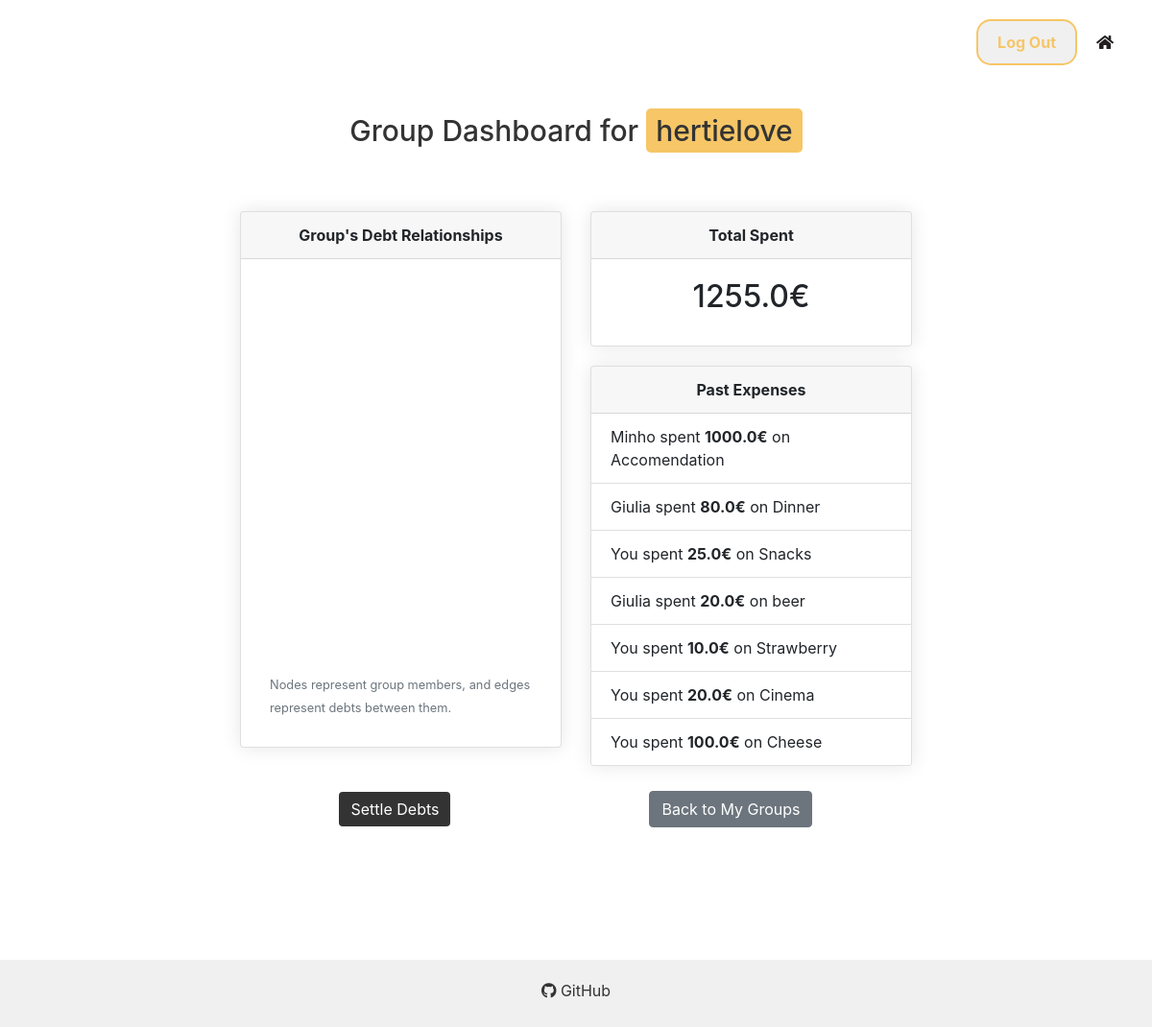
/group_dashboard/1 (signed in), run on the app's committed database.
### app/models.py (models this page shows)
class Group(db.Model):
    id = db.Column(db.Integer, primary_key=True)
    name = db.Column(db.String(100), nullable=False)
    expenses = db.relationship('Expense', backref='group')

class User(db.Model, UserMixin):
    id = db.Column(db.Integer, primary_key=True)
    first_name = db.Column(db.String(100), nullable=False)
    last_name = db.Column(db.String(100), nullable=False)
    username = db.Column(db.String(80), unique=True, nullable=False)
    password = db.Column(db.String(80), nullable=False)
    paypal_username = db.Column(db.String(80), unique=True, nullable=False)
    groups = db.relationship('Group', secondary='user_group', backref='members')
    expenses_paid = db.relationship('Expense', backref='payer', foreign_keys='Expense.payer_id')

class Expense(db.Model):
    id = db.Column(db.Integer, primary_key=True)
    description = db.Column(db.String(255), nullable=False)
    amount = db.Column(db.Float, nullable=False)
    payer_id = db.Column(db.Integer, db.ForeignKey('user.id'), nullable=False)
    group_id = db.Column(db.Integer, db.ForeignKey('group.id'), nullable=False)
    debtors = db.relationship('User', secondary='expense_debtors', backref=db.backref('debts'))
    settled = db.Column(db.Boolean, default=False, nullable=False)

### app/routes.py (the view)
    @app.route('/group_dashboard/<int:group_id>', methods=['GET'])
    @login_required
    def group_dashboard(group_id):
        group = Group.query.get_or_404(group_id)
        expenses = Expense.query.filter_by(group_id=group_id).all()
        total_spent = sum(expense.amount for expense in expenses)
        past_expenses = [
            {
                'spender': "You" if expense.payer_id == current_user.id else User.query.get(
                    expense.payer_id).first_name,
                'amount': expense.amount,
                'description': expense.description
            } for expense in expenses
        ]
        nodes = set()
        edges = []
        for expense in expenses:
            nodes.add(expense.payer_id)  # Ensure payer is added as a node
            split_amount = expense.amount / max(len(expense.debtors), 1)  # Safely handle division
            for debtor in expense.debtors:
                if debtor.id != expense.payer_id:
                    nodes.add(debtor.id)
                    edges.append({
                        'from': expense.payer_id,
                        'to': debtor.id,
                        'label': f"€{split_amount:.2f}"
                    })
        nodes = [{'id': node_id, 'label': User.query.get(node_id).first_name} for node_id in nodes]
        return render_template('group_dashboard.html', group=group, total_spent=total_spent,
                               past_expenses=past_expenses, nodes=nodes, edges=edges, group_id= group_id)

### app/__init__.py (called while the page is built)
@login_manager.user_loader
def load_user(user_id):
    from app.models import User  # Move this import inside the user_loader function
    return User.query.get(int(user_id))

### app/templates/group_dashboard.html (shortened to what this page needs)
{% extends 'layout.html' %}
{% block content %}
<h1 class="dashboard-title">Group Dashboard for <span class="highlight">{{ group.name }}</span></h1>
<div class="container mt-3">
    <div class="row">
        <div class="col-md-6 mb-3">
            <div class="card">
                <div class="card-header text-center font-weight-bold">
                    Group's Debt Relationships
                </div>
                <div class="card-body" style="padding: 30px;">
                    <div id="debtGraph" style="height: 400px;"></div>
                    <small class="text-muted mt-3">Nodes represent group members, and edges represent debts between them.</small>
                </div>
            </div>
        </div>
        <div class="col-md-6">
            <div class="card">
                <div class="card-header text-center font-weight-bold">
                    Total Spent
                </div>
                <div class="card-body text-center">
                    <h2 class="card-title">{{ total_spent }}€</h2>
                </div>
            </div>
            <div class="card mb-3">
                <div class="card-header text-center font-weight-bold">
                    Past Expenses
                </div>
                <ul class="list-group list-group-flush">
                    {% for expense in past_expenses %}
                    <li class="list-group-item">{{ expense.spender }} spent <b>{{ expense.amount }}€</b> on {{ expense.description }}</li>
                    {% endfor %}
                </ul>
            </div>
        </div>
    </div>
    <div  class="button-container">
        <a href="{{ url_for('settle_debts', group_id=group.id) }}" class="btn btn-primary center-button">Settle Debts</a>
        <a href="{{ url_for('dashboard') }}" class="btn btn-secondary center-button">Back to My Groups</a>
    </div>
</div>
{% endblock %}

### app/static/styles.css (style rules this page uses)
body h1 { font-size: 30px; }
.dashboard-title { color: #333; text-align: center; font-size: 30px; }
.highlight { background-color: #F6C667; padding: 5px 10px; border-radius: 5px; }
html, body { height: 100%; margin: 0; padding: 0; }
body { display: flex; flex-direction: column; }
.container { padding: 30px; }
.text-center { text-align: center; }
h2, h3 { color: var(--eerie-black); margin-bottom: 20px; }
.card { margin-top: 20px; box-shadow: 0 0 20px rgba(0, 0, 0, 0.1); }
.card-header { background-color: var(--periwinkle); }
.card-body { padding: 20px; }
a { color: var(--saffron); text-decoration: none; }
.btn-primary { background-color: #333 !important; color: white !important; border: none !important; padding: 10px 20px; font-size: 16px; text-align: center !important; display: inline-block !important; margin: 10px auto; cursor: pointer; }
.center-button { display: block; margin: 10px auto; text-align: center; }
.button-container { display: flex; justify-content: center; align-items: center; }

### data on the page
Group: name "hertielove"
User: spender "Minho"
Expense: amount "1000.0", description "Accomendation"
User: spender "Giulia" "Giulia"
Expense: amount "80.0", description "Dinner"
Expense: spender "You", amount "25.0", description "Snacks"
Expense: amount "20.0", description "beer"
Expense: spender "You", amount "10.0", description "Strawberry"
Expense: spender "You", amount "20.0", description "Cinema"
Expense: spender "You", amount "100.0", description "Cheese"

### other printed values
{{ total_spent }} "1255.0"
